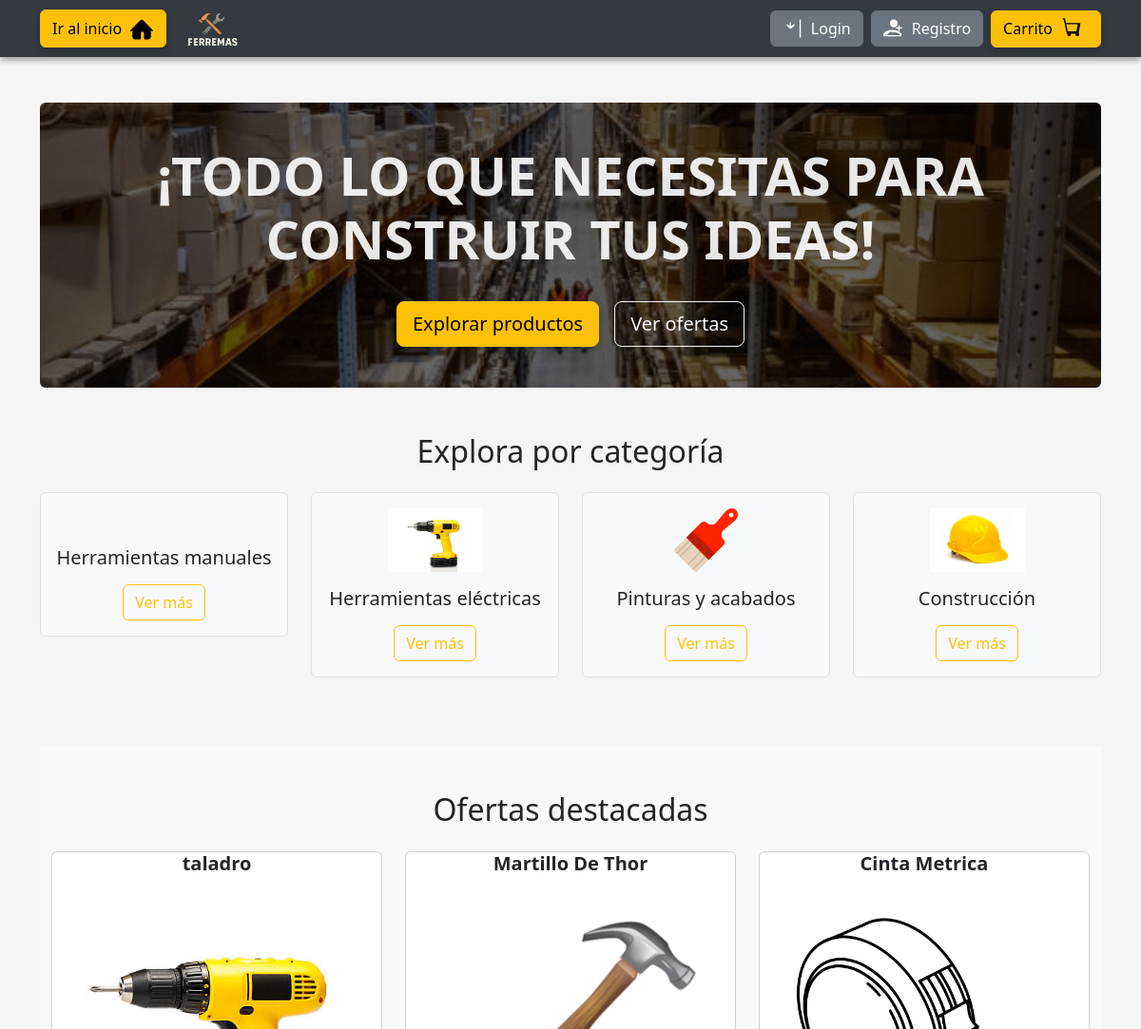
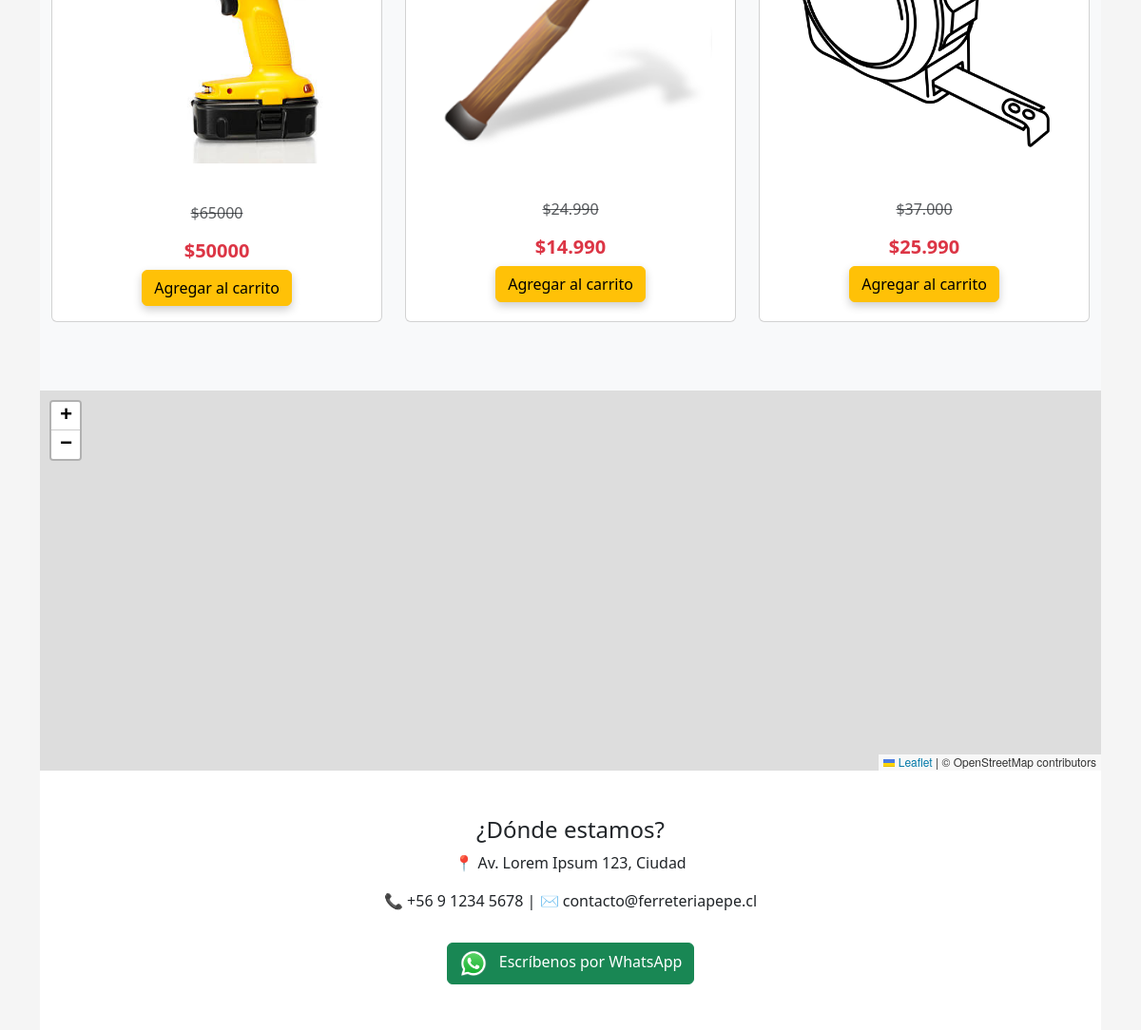
The page / on the database its author committed (2 pictures, top to bottom).
### miapp/models.py (models this page shows, shortened)
class Producto(models.Model):
    nombre = models.CharField(max_length=100)
    descripcion = models.TextField(blank=True)
    precio = models.IntegerField()
    stock = models.IntegerField(default=0)

### miapp/views.py (the view)
# urls.py: path('', inicio, name='inicio'),
def inicio(request):
    liberar_stock_expirado()  # Libera productos reservados hace más de 30 minutos
    productos = Producto.objects.all()
    return render(request, 'miapp/inicio.html', {'productos': productos})

### miapp/views.py (called while the page is built)
def liberar_stock_expirado():
    tiempo_limite = timezone.now() - timedelta(minutes=1)
    items_expirados = Carrito.objects.filter(fecha_agregado__lt=tiempo_limite)
    for item in items_expirados:
        producto = item.producto
        producto.stock += item.cantidad
        producto.save()
        item.delete()

### miapp/templates/miapp/inicio.html (shortened to what this page needs)
{% extends 'miapp/base.html' %}
{% load static %}
{% block content %}
<div class="position-relative text-center text-white rounded" style="height: 300px; overflow: hidden;">
    <img src="{% static 'imagenes/bodega.jpg' %}" alt="Fondo" style="position: absolute; top: 0; left: 0; width: 100%; height: 100%; object-fit: cover; z-index: 1;">
    <div style="position: absolute; top: 0; left: 0; width: 100%; height: 100%; background-color: rgba(0,0,0,0.6); z-index: 2;"></div>
    <div class="position-relative d-flex flex-column justify-content-center align-items-center h-100 p-5" style="z-index: 3;">
        <h1 class="display-4 fw-bold" style="color: rgba(255, 255, 255, 0.9);">¡TODO LO QUE NECESITAS PARA CONSTRUIR TUS IDEAS!</h1>
        <div class="mt-4 d-flex justify-content-center gap-3">
            <a href="#" class="btn btn-warning btn-lg">Explorar productos</a>
            <a href="#" class="btn btn-outline-light btn-lg">Ver ofertas</a>
        </div>
    </div>
</div>
<section class="py-5 text-center">
    <h2 class="mb-4">Explora por categoría</h2>
    <div class="row justify-content-center">
        <div class="col-6 col-md-3 mb-4">
            <div class="p-3 border rounded bg-light">
                <h5 class="mt-3">Herramientas manuales</h5>
                <a href="#" class="btn btn-outline-warning mt-2">Ver más</a>
            </div>
        </div>
        <div class="col-6 col-md-3 mb-4">
            <div class="p-3 border rounded bg-light text-center">
                <img src="{% static 'imagenes/taladro.jpg' %}" alt="Taladro" width="100px">
                <h5 class="mt-3">Herramientas eléctricas</h5>
                <a href="#" class="btn btn-outline-warning mt-2">Ver más</a>
            </div>
        </div>
        <div class="col-6 col-md-3 mb-4">
            <div class="p-3 border rounded bg-light">
                <img src="{% static 'imagenes/brochita.png' %}" alt="" style="width:67px">
                <h5 class="mt-3">Pinturas y acabados</h5>
                <a href="#" class="btn btn-outline-warning mt-2">Ver más</a>
            </div>
        </div>
        <div class="col-6 col-md-3 mb-4">
            <div class="p-3 border rounded bg-light">
                <img src="{% static 'imagenes/casco.jpg' %}" alt="" style="width:100px">
                <h5 class="mt-3">Construcción</h5>
                <a href="#" class="btn btn-outline-warning mt-2">Ver más</a>
            </div>
        </div>
    </div>
</section>
<section class="bg-light py-5">
    <div class="container">
        <h2 class="text-center mb-4">Ofertas destacadas</h2>
        <div class="row justify-content-center">
            {% for producto in productos %}
            {% if producto.nombre == "taladro" %}
            <div class="col-md-4 mb-4">
                <div class="card h-100 text-center">
                    <h5 class="card-title fw-bold large-text">{{ producto.nombre }}</h5>
                    <img src="{% static 'imagenes/taladro.jpg' %}" class="card-img-top p-4" alt="{{ producto.nombre }}" style="height: 350px; object-fit: cover;">
                    <div class="card-body">
                        <p class="text-muted text-decoration-line-through">${{ producto.precio|floatformat:0|add:"15000" }}</p>
                        <h5 class="card-title text-danger fw-bold">${{ producto.precio }}</h5>
                        <a href="{% url 'agregar_al_carrito' producto.id %}" target="_blank" class="btn btn-warning">Agregar al carrito</a>
                    </div>
                </div>
            </div>
            {% endif %}
            {% endfor %}
            <div class="col-md-4 mb-4">
                <div class="card h-100 text-center">
                    <h5 class="card-title fw-bold large-text">Martillo De Thor</h5>
                    <img src="{% static 'imagenes/martillodethor.png' %}" class="card-img-top p-4" alt="Martillo">
                    <div class="card-body">
                        <p class="text-muted text-decoration-line-through">$24.990</p>
                        <h5 class="card-title text-danger fw-bold">$14.990</h5>
                        <a href="#" class="btn btn-warning">Agregar al carrito</a>
                    </div>
                </div>
            </div>
            <div class="col-md-4 mb-4">
                <div class="card h-100 text-center">
                    <h5 class="card-title fw-bold large-text">Cinta Metrica</h5>
                    <img src="{% static 'imagenes/cintademedicion.png' %}" class="card-img-top p-4" alt="Wincha">
                    <div class="card-body hover-scale">
                        <p class="text-muted text-decoration-line-through">$37.000</p>
                        <h5 class="card-title text-danger fw-bold">$25.990</h5>
                        <a href="#" class="btn btn-warning">Agregar al carrito</a>
                    </div>
                </div>
            </div>
        </div>
    </div>
</section>
<section>
    <div id="map" style="height: 400px; width: 100%;"></div>
</section>
<section class="bg-white py-5">
    <div class="container text-center">
        <h4>¿Dónde estamos?</h4>
        <p>📍 Av. Lorem Ipsum 123, Ciudad</p>
        <p>📞 +56 9 1234 5678 | ✉️ contacto@ferreteriapepe.cl</p>
        <a href="https://wa.me/56912345678" target="_blank" class="btn btn-success mt-3">
            <img src="{% static 'imagenes/WhatsApp.jpg' %}" alt="WhatsApp" width="30" class="me-2">
            Escríbenos por WhatsApp
        </a>
    </div>
</section>
{% endblock %}

### miapp/static/css/estilos.css (style rules this page uses)
body { background-color: #f4f4f4; }
h1 { color: #ff9000; font-weight: bold; }
.btn-warning { background-color: #ff9000; color: #000; font-weight: bold; border: none; box-shadow: 0 4px 10px rgba(0, 0, 0, 0.2); transition: all 0.3 ease; }

### miapp/templates/miapp/base.html (style rules this page uses)
body { background-color: #f5f5f5; }

### rows shown on the page
Producto: nombre "taladro", nombre (picture), precio|add "65000", precio "50000"
